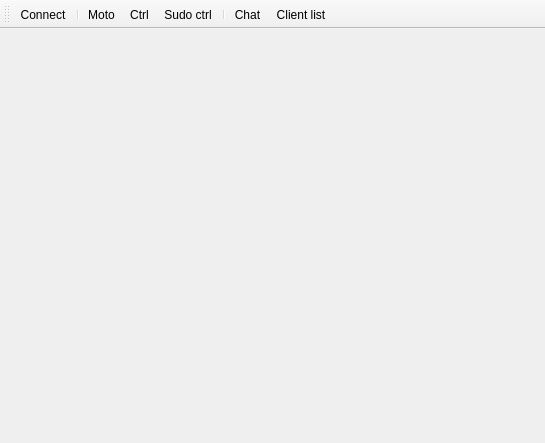
<?xml version="1.0" encoding="UTF-8"?>
<ui version="4.0">
 <class>CMainWnd</class>
 <widget class="QMainWindow" name="CMainWnd">
  <property name="geometry">
   <rect>
    <x>0</x>
    <y>0</y>
    <width>545</width>
    <height>443</height>
   </rect>
  </property>
  <property name="windowTitle">
   <string>Remote chassis control</string>
  </property>
  <property name="windowIcon">
   <iconset resource="images.qrc">
    <normaloff>:/images/ctrl.png</normaloff>:/images/ctrl.png</iconset>
  </property>
  <widget class="QWidget" name="centralwidget"/>
  <widget class="QToolBar" name="toolBar">
   <property name="windowTitle">
    <string>toolBar</string>
   </property>
   <property name="iconSize">
    <size>
     <width>64</width>
     <height>64</height>
    </size>
   </property>
   <attribute name="toolBarArea">
    <enum>TopToolBarArea</enum>
   </attribute>
   <attribute name="toolBarBreak">
    <bool>false</bool>
   </attribute>
   <addaction name="actionConnect"/>
   <addaction name="separator"/>
   <addaction name="actionMoto"/>
   <addaction name="actionCtrl"/>
   <addaction name="actionSudoctrl"/>
   <addaction name="separator"/>
   <addaction name="actionChat"/>
   <addaction name="actionClientlist"/>
  </widget>
  <action name="actionConnect">
   <property name="checkable">
    <bool>true</bool>
   </property>
   <property name="icon">
    <iconset resource="images.qrc">
     <normaloff>:/images/network.png</normaloff>:/images/network.png</iconset>
   </property>
   <property name="text">
    <string>Connect</string>
   </property>
   <property name="toolTip">
    <string>Connect to host</string>
   </property>
  </action>
  <action name="actionChat">
   <property name="checkable">
    <bool>true</bool>
   </property>
   <property name="icon">
    <iconset resource="images.qrc">
     <normaloff>:/images/chat.png</normaloff>:/images/chat.png</iconset>
   </property>
   <property name="text">
    <string>Chat</string>
   </property>
   <property name="toolTip">
    <string>Chat window</string>
   </property>
  </action>
  <action name="actionCtrl">
   <property name="checkable">
    <bool>true</bool>
   </property>
   <property name="icon">
    <iconset resource="images.qrc">
     <normaloff>:/images/ctrl.png</normaloff>:/images/ctrl.png</iconset>
   </property>
   <property name="text">
    <string>Ctrl</string>
   </property>
   <property name="toolTip">
    <string>Query hardware control</string>
   </property>
  </action>
  <action name="actionSudoctrl">
   <property name="checkable">
    <bool>true</bool>
   </property>
   <property name="icon">
    <iconset resource="images.qrc">
     <normaloff>:/images/sudoctrl.png</normaloff>:/images/sudoctrl.png</iconset>
   </property>
   <property name="text">
    <string>Sudo ctrl</string>
   </property>
   <property name="toolTip">
    <string>Query hardware control with extra privilegies (password required).</string>
   </property>
  </action>
  <action name="actionMoto">
   <property name="checkable">
    <bool>true</bool>
   </property>
   <property name="icon">
    <iconset resource="images.qrc">
     <normaloff>:/images/motor.png</normaloff>:/images/motor.png</iconset>
   </property>
   <property name="text">
    <string>Moto</string>
   </property>
   <property name="toolTip">
    <string>Motors control window</string>
   </property>
  </action>
  <action name="actionClientlist">
   <property name="checkable">
    <bool>true</bool>
   </property>
   <property name="icon">
    <iconset resource="images.qrc">
     <normaloff>:/images/userlist.png</normaloff>:/images/userlist.png</iconset>
   </property>
   <property name="text">
    <string>Client list</string>
   </property>
   <property name="toolTip">
    <string>Client list window</string>
   </property>
  </action>
 </widget>
 <resources>
  <include location="images.qrc"/>
 </resources>
 <connections/>
</ui>
